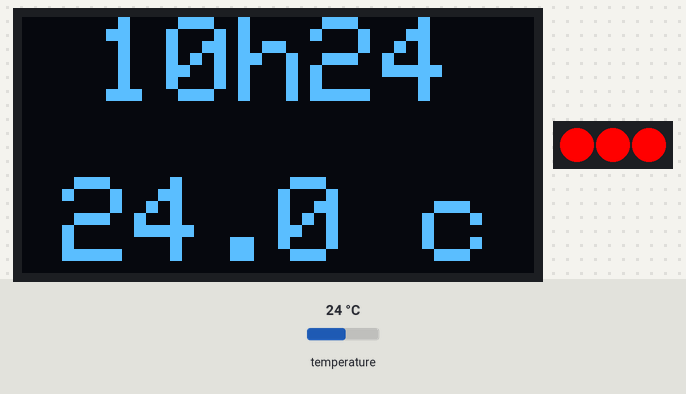
This sketch was run on a simulated Arduino Uno, built with avr-gcc and run on an emulated ATmega328P. Parts: 128×64 one-colour display, 3 RGB LEDs in strip order, left to right. Wiring (inferred from the names in the program): DS1307 clock at I2C address 0x68; BMP180 pressure sensor at I2C address 0x77. Inputs (shaded band) come from the test bench; at power-on: temperature 24 °C. The local clock reads 2024-03-15 10:24:30 at power-on unless the sketch sets it; what the sketch prints to the serial monitor is not drawn.

Above: at 1.8 s.
1.9 s: temperature set to 12 °C
At 2.7 s:
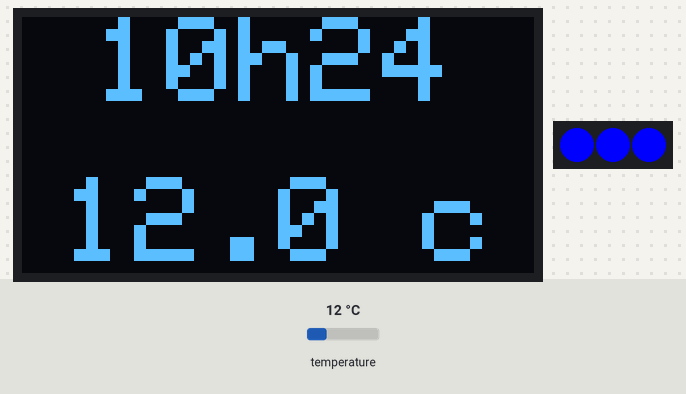
3.6 s: temperature set to 19 °C
At 4.5 s:
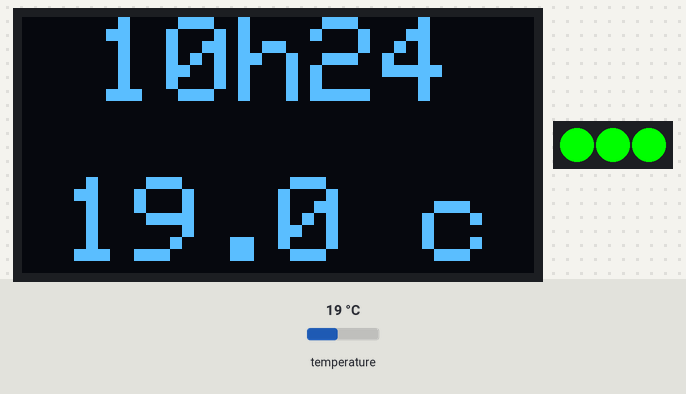
5.7 s: temperature set to 28 °C
At 7.4 s:
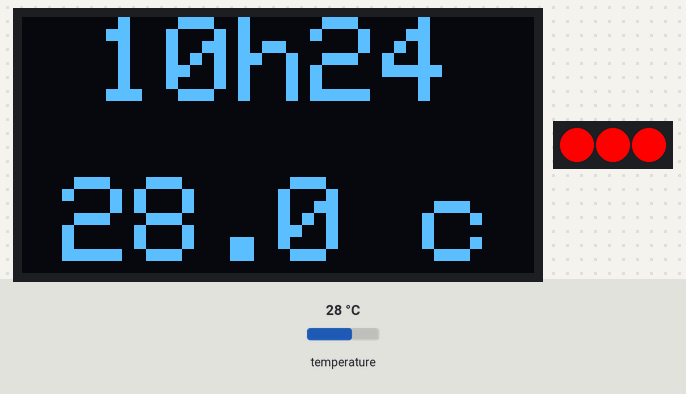
Timing chart, 0 to 8.9 s (numbered marks = the images above; inputs shaded):
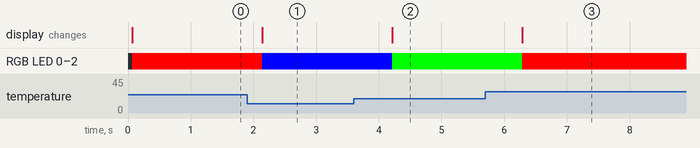

The sketch:

thermo_light.ino
```cpp
// Thermo light
// Temperature notification by lights
// BMP180 temp
// led WS2812b
// Oled 0.96 screen
// RTC

// blue = cold 16 deg C
// red = hot 24 deg C

// september 2015
// b. Wentzler

//----------------------------INCLUDES-----------------------------
#include <Wire.h>  // i2c communication
#include <Adafruit_NeoPixel.h>  // to control WS2812b
#include <SPI.h>
#include <Adafruit_GFX.h>
#include <Adafruit_SSD1306.h>  //OLED display


//---------------------------DEFINE--------------------------------

// BMP180 (doc bosh BMP180.pdf)
#define BMP_ADRESS 0x77  // module address bmp180 1110111
#define AC6 0xB4  // adresse  MSB for temp calculation
#define AC5 0xB2
#define MC 0xBC
#define MD 0xBE


// WS2812b
#define NUM_LED 3
#define DATA_PIN 12


// OLED
#define OLED_SDA 10
#define OLED_SCL 11
#define OLED_RST 9
#define OLED_DC 8


//----------------------------VAR-------------------------------------
// var  BMP180 eeprom
long ac6,ac5,mc,md;


long temp =0, ut = 0;
float temp2 = 0;
unsigned char msb, lsb;

// RTC
String time = "";


//---------------------------PROTOTYPES--------------------------
// Function BMP 180
// get calibration datas from BMP180 eeprom
void bmp180_cal(long *, long *, long *, long *);
// get raw temp dats from BMP180
long bmp180_UT();
// temperature calculation
float calcTemp();

// get time from DS1307 and return as string
String getTime();


//  set WS2812b color according temp ex 18.25
void setColor(float temp);


// Set WS2812b and oled screen
Adafruit_NeoPixel b_led = Adafruit_NeoPixel(NUM_LED,DATA_PIN,NEO_GRB + NEO_KHZ800);
Adafruit_SSD1306 oled = Adafruit_SSD1306(OLED_SDA,OLED_SCL,OLED_DC,OLED_RST,7);

// *********************************************************************

void setup()
{
  Wire.begin(); // join i2c bus (address optional for master)
  oled.begin();
  Serial.begin(9600);

  pinMode(DATA_PIN, OUTPUT);
  b_led.begin();


  // get calibration datas from BMP180
  bmp180_cal(&ac6,&ac5,&mc,&md);

}

//******************************************************************

void loop()
{

  // get raw temp dats from BMP180
  ut = bmp180_UT();

  // calc temp
  temp2 = calcTemp();


  //Serial.print("Temperature: ");
  Serial.println(temp2,2);
  //Serial.println("deg C");

  //  set WS2812b color according temp ex 18.25
  setColor(temp2);

  time = getTime();

  // displays time and temp on Oled
  displayOled(time,temp2);

  delay(1000);


}
//********************************************************************************
void displayOled( String time, float temp){
    // displays time and temp on Oled
  oled.clearDisplay();
  oled.setTextSize(3);
  //oled.setTextColor(WHITE);
  oled.setCursor(0,0);
  oled.print(" ");
  oled.print(time);
  oled.setTextColor(WHITE);
  oled.setCursor(10,40);
  oled.print(temp,1);
  oled.println(" c");
  oled.display();
}


//************************************************************************************

// get time from DS1307 and return as string
String getTime(){

  String temp = "";
  byte sec = 0;
  byte secRaw = 0;
  byte secDix = 0;
  byte minuRaw = 0;
  byte minu = 0;
  byte minuDix = 0;
  byte hourRaw = 0;
  byte hour = 0;
  byte hourDix = 0;
  // require register 00h
  Wire.beginTransmission(0x68);
  Wire.write(0);
  Wire.endTransmission();

  // reading 3 byte sec,min,hour
  Wire.requestFrom(0x68,3);
  secRaw = Wire.read();
  minuRaw = Wire.read();
  hourRaw = Wire.read();

  // calc seconds   second method to decode BCD: (val/16*10) + (val%16)
  sec = B00001111 & secRaw;
  secDix = B11110000 & secRaw;
  secDix = secDix >> 4;

  // calc minutes
  minu = B00001111 & minuRaw;
  minuDix = B11110000 & minuRaw;
  minuDix = minuDix >> 4;

  // calc hours
  hour = B00001111 & hourRaw;
  hourDix = B11110000 & hourRaw;
  hourDix = hourDix >> 4;


  temp += hourDix;
  temp += hour;
  temp += "h";
  temp += minuDix;
  temp += minu;
  //temp += ":";
  //temp += secDix;
  //temp += sec;
  return temp;

}

//*************************************************************************************


// get calibration datas from BMP180 eeprom
void bmp180_cal(long *ac6=0, long *ac5=0, long *mc=0, long *md=0)
{


    // AC6
  Wire.beginTransmission(BMP_ADRESS);
  Wire.write(AC6);
  Wire.endTransmission();
  Wire.requestFrom(BMP_ADRESS,2);
  while(Wire.available() < 2);
  msb = Wire.read();
  lsb = Wire.read();
  *ac6 = msb<<8 | lsb;


  // AC5
  Wire.beginTransmission(BMP_ADRESS);
  Wire.write(AC5);
  Wire.endTransmission();
  Wire.requestFrom(BMP_ADRESS,2);
  while(Wire.available() < 2);
  msb = Wire.read();
  lsb = Wire.read();
  *ac5 = msb<<8 | lsb;

  // MC
  Wire.beginTransmission(BMP_ADRESS);
  Wire.write(MC);
  Wire.endTransmission();
  Wire.requestFrom(BMP_ADRESS,2);
  while(Wire.available() < 2);
  msb = Wire.read();
  lsb = Wire.read();
  *mc = msb<<8 | lsb;


  //MD
  Wire.beginTransmission(BMP_ADRESS);
  Wire.write(MD);
  Wire.endTransmission();
  Wire.requestFrom(BMP_ADRESS,2);
  while(Wire.available() < 2);
  msb = Wire.read();
  lsb = Wire.read();
  *md = msb<<8 | lsb;

}

//**********************************************************************
// get raw temp dats from BMP180
long bmp180_UT()
{

  long temp = 0;
    // begin transmission with write address of BMP180
  Wire.beginTransmission(BMP_ADRESS);
  //envoie de l adresse du registre a ecrire
  Wire.write(0xF4);
  // conf du registre
  Wire.write(0x2E);
  // envoie du paquet au BMP180
  Wire.endTransmission();
  // attente de 5mS avant lecture de temp
  delay(5);


  // read temperature

  // adresse du BMP180 en lecture
  Wire.beginTransmission(BMP_ADRESS);
  // adresse a lire MSB temp
  Wire.write(0xF6);
  // envoie du paquet
  Wire.endTransmission();


  // 2 bytes request
  Wire.requestFrom(BMP_ADRESS, 2);
  // waiting for 2 bytes
  while(Wire.available()<2);;
  msb = Wire.read();
  lsb = Wire.read();
  temp = (long) msb<<8 | lsb;
  return temp;

}

//***********************************************************************

// temperature calculation
float calcTemp(){
  long x1 = (ut-ac6) * (ac5 / pow(2,15));
  long x2 = mc * pow(2,11) / (x1 + md);
  long b5 = x1 + x2;
  float data = (b5 + 8) / pow(2,4);

  // AH ah must divide temp per 10
  data = data / 10;
  return data;
}

//**************************************************************************

//  set WS2812b color according temp ex 18.25
void setColor(float temp)
{
  int r = 128,g = 0,b = 0;
  int var = 0;
  boolean on = false;


  // j enleve la virgule en multipliant par dix et arrondi en int
  temp = temp * 10;
  var = (int) temp;


 // case tests
 if(var < 160){
   // blink blue
   if(on){
     on = false;
     r = 0;
     g = 0;
     b = 0;
   }
   else{
     on = true;
     r = 0;
     g = 0;
     b = 255;
   }
 }
 else if(var >= 160 && var <170){
   r = 0;
   g = 0;
   b = 255;
 }
 else if(var >= 170 && var < 180){
   r = 72;
   g = 209;
   b = 204;

 }
 else if(var >= 180 && var < 190){
   r = 127;
   b = 255;
   g = 212;
 }
 else if(var >= 190 && var < 200){
   r = 0;
   g = 255;
   b = 0;
 }
 else if(var >= 200 && var < 210){
   r = 255;
   g = 255;
   b = 0;
 }
 else if(var >= 210 && var < 220){
   r = 255;
   g = 165;
   b = 0;
 }
 else if(var >= 220 && var < 230){
   r = 255;
   g = 20;
   b = 147;
 }
 else if(var >= 230 && var < 240){
   r = 255;
   g = 0;
   b = 0;
 }
 else if(var >= 240){
   // blink red
      if(on){
     on = false;
     r = 0;
     g = 0;
     b = 0;
   }
   else{
     on = true;
     r = 255;
     g = 0;
     b = 0;
   }
 }


   // send RGB values to each leds
   for(int i=0;i<NUM_LED;i++)
  {
    b_led.setPixelColor(i,b_led.Color(r,g,b));
  }
  b_led.show();

}

//**************************************************************************
```

Measured:
- after the input at 1.9 s, RGB LED 0–2: RGB(255, 0, 0) → RGB(0, 0, 255) after 0.24 s; the display: changes after 0.24 s (image 1)
- after the input at 3.6 s, RGB LED 0–2: RGB(0, 0, 255) → RGB(0, 255, 0) after 0.61 s; the display: changes after 0.61 s (image 2)
- after the input at 5.7 s, the display: changes after 0.59 s (image 3)
